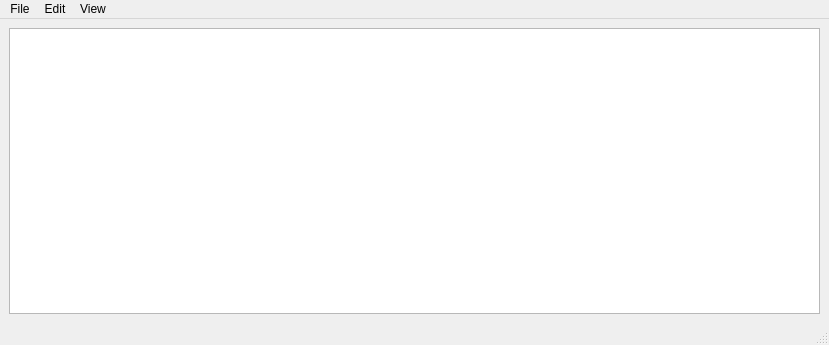
<?xml version="1.0" encoding="UTF-8"?>
<ui version="4.0">
 <class>MainWindow</class>
 <widget class="QMainWindow" name="MainWindow">
  <property name="geometry">
   <rect>
    <x>0</x>
    <y>0</y>
    <width>829</width>
    <height>345</height>
   </rect>
  </property>
  <property name="windowTitle">
   <string>MainWindow</string>
  </property>
  <widget class="QWidget" name="centralwidget">
   <layout class="QHBoxLayout" name="horizontalLayout">
    <item>
     <widget class="QPlainTextEdit" name="plainTextEdit"/>
    </item>
   </layout>
  </widget>
  <widget class="QMenuBar" name="menubar">
   <property name="geometry">
    <rect>
     <x>0</x>
     <y>0</y>
     <width>829</width>
     <height>26</height>
    </rect>
   </property>
   <widget class="QMenu" name="menuFile">
    <property name="title">
     <string>File</string>
    </property>
    <widget class="QMenu" name="menuRecent">
     <property name="title">
      <string>Recent</string>
     </property>
    </widget>
    <addaction name="actionNew"/>
    <addaction name="actionOpen"/>
    <addaction name="menuRecent"/>
    <addaction name="actionSave"/>
    <addaction name="actionSave_as"/>
    <addaction name="actionExit"/>
   </widget>
   <widget class="QMenu" name="menuEdit">
    <property name="title">
     <string>Edit</string>
    </property>
    <addaction name="actionCopy"/>
    <addaction name="actionPaste"/>
    <addaction name="actionUndo"/>
    <addaction name="actionRedo"/>
    <addaction name="actionFind"/>
   </widget>
   <widget class="QMenu" name="menuView">
    <property name="title">
     <string>View</string>
    </property>
    <addaction name="actionZoom_In"/>
    <addaction name="actionZoom_Out"/>
   </widget>
   <addaction name="menuFile"/>
   <addaction name="menuEdit"/>
   <addaction name="menuView"/>
  </widget>
  <widget class="QStatusBar" name="statusbar"/>
  <action name="action">
   <property name="text">
    <string>Format</string>
   </property>
  </action>
  <action name="actionSave">
   <property name="text">
    <string>Save</string>
   </property>
  </action>
  <action name="actionSave_as">
   <property name="text">
    <string>Save as...</string>
   </property>
  </action>
  <action name="actionOpen">
   <property name="text">
    <string>Open</string>
   </property>
  </action>
  <action name="actionExit">
   <property name="text">
    <string>Exit</string>
   </property>
  </action>
  <action name="actionNew">
   <property name="text">
    <string>New</string>
   </property>
  </action>
  <action name="actionCopy">
   <property name="text">
    <string>Copy</string>
   </property>
  </action>
  <action name="actionPaste">
   <property name="text">
    <string>Paste</string>
   </property>
  </action>
  <action name="actionUndo">
   <property name="text">
    <string>Undo</string>
   </property>
  </action>
  <action name="actionFind">
   <property name="text">
    <string>Find</string>
   </property>
  </action>
  <action name="actionasd">
   <property name="text">
    <string>asd</string>
   </property>
  </action>
  <action name="actionRedo">
   <property name="text">
    <string>Redo</string>
   </property>
  </action>
  <action name="actionZoom_In">
   <property name="text">
    <string>Zoom In</string>
   </property>
  </action>
  <action name="actionZoom_Out">
   <property name="text">
    <string>Zoom Out</string>
   </property>
  </action>
 </widget>
 <resources/>
 <connections/>
</ui>
